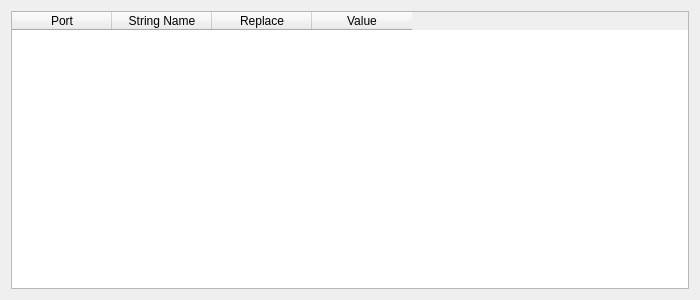
<?xml version="1.0" encoding="UTF-8"?>
<ui version="4.0">
 <class>InsertStringsIntoBundle</class>
 <widget class="QDialog" name="InsertStringsIntoBundle">
  <property name="geometry">
   <rect>
    <x>0</x>
    <y>0</y>
    <width>700</width>
    <height>300</height>
   </rect>
  </property>
  <property name="minimumSize">
   <size>
    <width>700</width>
    <height>300</height>
   </size>
  </property>
  <property name="windowTitle">
   <string>Dialog</string>
  </property>
  <layout class="QGridLayout" name="gridLayout">
   <item row="0" column="0">
    <widget class="QTableWidget" name="tableWidget">
     <column>
      <property name="text">
       <string>Port</string>
      </property>
     </column>
     <column>
      <property name="text">
       <string>String Name</string>
      </property>
     </column>
     <column>
      <property name="text">
       <string>Replace</string>
      </property>
     </column>
     <column>
      <property name="text">
       <string>Value</string>
      </property>
     </column>
    </widget>
   </item>
  </layout>
 </widget>
 <resources/>
 <connections/>
</ui>
